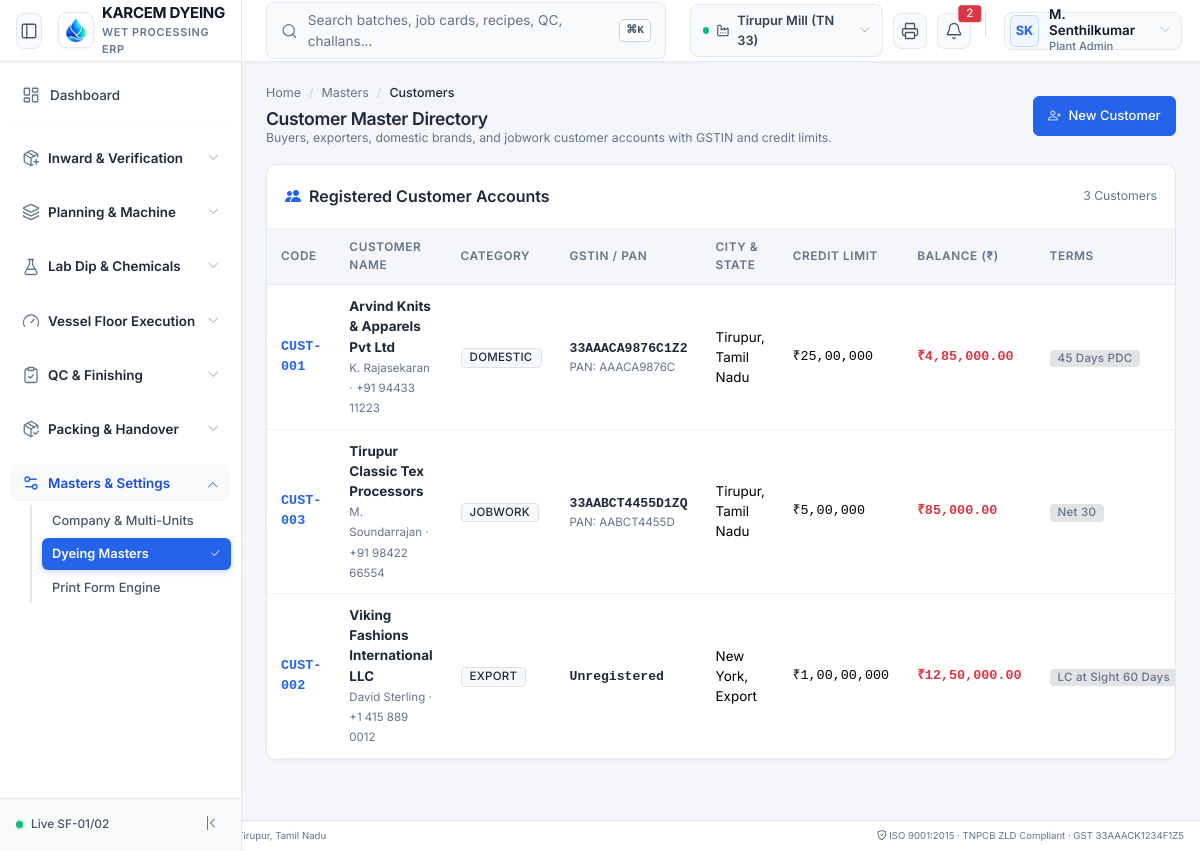
The page /modules/masters/views/customers.php on the database its author committed.
### tables this page shows
CREATE TABLE IF NOT EXISTS customers (
    id BIGINT UNSIGNED AUTO_INCREMENT PRIMARY KEY,
    company_id BIGINT UNSIGNED NOT NULL,
    code VARCHAR(32) NOT NULL,
    name VARCHAR(150) NOT NULL,
    category ENUM('export', 'domestic', 'jobwork') NOT NULL DEFAULT 'domestic',
    gstin VARCHAR(15) NULL,
    pan VARCHAR(10) NULL,
    contact_person VARCHAR(100) NULL,
    phone VARCHAR(30) NULL,
    email VARCHAR(100) NULL,
    billing_address TEXT NOT NULL,
    shipping_address TEXT NULL,
    city VARCHAR(100) NOT NULL,
    state VARCHAR(100) NOT NULL DEFAULT 'Tamil Nadu',
    state_code VARCHAR(2) NOT NULL DEFAULT '33',
    pincode VARCHAR(10) NOT NULL,
    currency VARCHAR(3) NOT NULL DEFAULT 'INR',
    credit_limit DECIMAL(18,2) NOT NULL DEFAULT 0.00,
    credit_days INT NOT NULL DEFAULT 30,
    current_balance DECIMAL(18,2) NOT NULL DEFAULT 0.00,
    payment_terms VARCHAR(100) DEFAULT 'Net 30',
    status ENUM('active', 'inactive', 'on_hold') NOT NULL DEFAULT 'active',
    created_at DATETIME NOT NULL DEFAULT CURRENT_TIMESTAMP,
    INDEX (company_id),
    INDEX (code)
);

### core/Support/Url.php (called while the page is built, shortened)
<?php
class Url {
    private static ?string $base = null;
    public static function base(): string {
        if (self::$base !== null) {
            return self::$base;
        }
        $appUrl = Env::get('APP_URL');
        if (!empty($appUrl)) {
            $parsed = parse_url($appUrl, PHP_URL_PATH);
            self::$base = rtrim($parsed ?: '', '/');
            return self::$base;
        }
        $script = $_SERVER['SCRIPT_NAME'] ?? '';
        $dir = dirname($script);
        self::$base = ($dir === '/' || $dir === '\\') ? '' : rtrim(str_replace('\\', '/', $dir), '/');
        return self::$base;
    }
    public static function to(string $path = ''): string {
        $base = self::base();
        $path = '/' . ltrim($path, '/');
        if ($base !== '' && ($path === $base || str_starts_with($path, $base . '/'))) {
            return $path;
        }
        return $base . $path;
    }
}

### core/Support/Env.php (called while the page is built, shortened)
<?php
class Env {
    private static ?array $data = null;
    public static function load(string $filePath): void {
        if (!file_exists($filePath)) {
            return;
        }
        self::$data = [];
    }
    public static function get(string $key, mixed $default = null): mixed {
        return self::$data[$key] ?? getenv($key) ?? $default;
    }
}

### config/database.php (called while the page is built, shortened)
<?php
require_once __DIR__ . '/../core/Support/Env.php';
return [
    'driver'    => 'mysql',
    'host'      => Env::get('DB_HOST', '127.0.0.1'),
    'port'      => (int)Env::get('DB_PORT', 3306),
    'database'  => Env::get('DB_DATABASE', 'textile_erp'),
    'username'  => Env::get('DB_USERNAME', 'root'),
    'password'  => Env::get('DB_PASSWORD', ''),
    'charset'   => 'utf8mb4',
    'collation' => 'utf8mb4_unicode_ci',
    'options'   => [
        PDO::ATTR_ERRMODE            => PDO::ERRMODE_EXCEPTION,
        PDO::ATTR_DEFAULT_FETCH_MODE => PDO::FETCH_ASSOC,
        PDO::ATTR_EMULATE_PREPARES   => false,
    ]
];

### core/Database/Database.php (called while the page is built, shortened)
<?php
class Database {
    private static ?PDO $pdo = null;
    public static function getConnection(): PDO {
        if (self::$pdo === null) {
            $config = require dirname(__DIR__, 2) . '/config/database.php';
            $dsn = "mysql:host={$config['host']};port={$config['port']};dbname={$config['database']};charset={$config['charset']}";
            try {
                self::$pdo = new PDO($dsn, $config['username'], $config['password'], $config['options']);
            } catch (Exception $e) {
                throw new Exception("Database Connection Failed: " . $e->getMessage());
            }
        }
        return self::$pdo;
    }
    public static function fetchAll(string $sql, array $params = []): array {
        $stmt = self::getConnection()->prepare($sql);
        $stmt->execute($params);
        return $stmt->fetchAll();
    }
}

### core/Support/NumberToWords.php (called while the page is built, shortened)
<?php
class NumberToWords {
    public static function formatIndian(float $amount, int $decimals = 2): string {
        $neg = $amount < 0 ? '-' : '';
        $amount = abs($amount);
        $parts = explode('.', number_format($amount, $decimals, '.', ''));
        $whole = $parts[0];
        $dec = isset($parts[1]) ? '.' . $parts[1] : '';
        $last3 = substr($whole, -3);
        $rest = substr($whole, 0, -3);
        $restFormatted = preg_replace("/\B(?=(\d{2})+(?!\d))/", ",", $rest);
        return $neg . $restFormatted . ',' . $last3 . $dec;
    }
}

### modules/masters/views/customers.php (the view, shortened to what this page needs)
<?php
require_once dirname(__DIR__, 3) . '/includes/header.php';
require_once dirname(__DIR__, 3) . '/includes/sidebar.php';
$customers = Database::fetchAll("SELECT * FROM customers ORDER BY name ASC");
?>
<main class="cz-main">
  <div class="cz-content p-4">
    <div class="d-flex flex-wrap justify-content-between align-items-center mb-3 gap-2">
      <div>
        <nav aria-label="breadcrumb">
          <ol class="breadcrumb mb-1 small">
            <li class="breadcrumb-item"><a href="<?= Url::to('/dashboard') ?>">Home</a></li>
            <li class="breadcrumb-item"><a href="<?= Url::to('/masters') ?>">Masters</a></li>
            <li class="breadcrumb-item active">Customers</li>
          </ol>
        </nav>
        <h1 class="h4 fw-bold text-dark mb-0">Customer Master Directory</h1>
        <p class="text-secondary small mb-0">Buyers, exporters, domestic brands, and jobwork customer accounts with GSTIN and credit limits.</p>
      </div>
      <div class="d-flex gap-2">
        <button class="btn btn-dark" data-bs-toggle="modal" data-bs-target="#newCustomerModal">
          <i class="bi bi-person-plus me-1"></i> New Customer
        </button>
      </div>
    </div>
    <section class="cz-panel">
      <div class="cz-panel-head d-flex justify-content-between align-items-center">
        <h2 class="h6 fw-bold mb-0 text-dark"><i class="bi bi-people-fill text-primary me-2"></i>Registered Customer Accounts</h2>
        <span class="small text-secondary"><?= count($customers) ?> Customers</span>
      </div>
      <div class="table-responsive">
        <table class="table table-hover align-middle mb-0">
          <thead class="table-light small">
            <tr>
              <th>Code</th>
              <th>Customer Name</th>
              <th>Category</th>
              <th>GSTIN / PAN</th>
              <th>City & State</th>
              <th>Credit Limit</th>
              <th>Balance (₹)</th>
              <th>Terms</th>
            </tr>
          </thead>
          <tbody class="small">
            <?php foreach ($customers as $c): ?>
              <tr>
                <td class="fw-bold text-primary font-monospace"><?= htmlspecialchars($c['code']) ?></td>
                <td>
                  <div class="fw-bold text-dark"><?= htmlspecialchars($c['name']) ?></div>
                  <span class="text-muted" style="font-size: 0.72rem;"><?= htmlspecialchars($c['contact_person'] ?? '') ?> · <?= htmlspecialchars($c['phone'] ?? '') ?></span>
                </td>
                <td><span class="badge bg-light text-dark border text-uppercase"><?= htmlspecialchars($c['category']) ?></span></td>
                <td>
                  <span class="font-monospace fw-semibold text-dark"><?= htmlspecialchars($c['gstin'] ?? 'Unregistered') ?></span>
                  <?php if (!empty($c['pan'])): ?>
                    <span class="text-muted d-block" style="font-size: 0.72rem;">PAN: <?= htmlspecialchars($c['pan']) ?></span>
                  <?php endif; ?>
                </td>
                <td><?= htmlspecialchars($c['city']) ?>, <?= htmlspecialchars($c['state']) ?></td>
                <td class="font-monospace">₹<?= NumberToWords::formatIndian($c['credit_limit'], 0) ?></td>
                <td class="fw-bold font-monospace text-<?= $c['current_balance'] > 0 ? 'danger' : 'success' ?>">
                  ₹<?= NumberToWords::formatIndian($c['current_balance'], 2) ?>
                </td>
                <td><span class="badge bg-secondary-subtle text-secondary"><?= htmlspecialchars($c['payment_terms'] ?? 'Net 30') ?></span></td>
              </tr>
            <?php endforeach; ?>
          </tbody>
        </table>
      </div>
    </section>
  </div>
</main>
<?php
require_once dirname(__DIR__, 3) . '/includes/footer.php';

### assets/css/my-page-ui.css (style rules this page uses)
:root { --primary-blue: #0d6efd; --primary-soft: #e7f1ff; --success-green: #198754; --success-soft: #e8f5e9; --warning-yellow: #ffc107; --warning-soft: #fff9e6; --danger-red: #dc3545; --danger-soft: #ffebee; --gray-soft: #f8f9fa; --text-main: #212529; --text-muted: #6c757d; }

### rows shown on the page
customers: code "CUST-001", name "Arvind Knits & Apparels Pvt Ltd", contact_person "K. Rajasekaran", phone "+91 94433 11223", category "DOMESTIC", gstin "33AAACA9876C1Z2", pan "AAACA9876C", city "Tirupur", state "Tamil Nadu", credit_limit "25,00,000", current_balance "4,85,000.00", payment_terms "45 Days PDC"
customers: code "CUST-003", name "Tirupur Classic Tex Processors", contact_person "M. Soundarrajan", phone "+91 98422 66554", category "JOBWORK", gstin "33AABCT4455D1ZQ", pan "AABCT4455D", city "Tirupur", state "Tamil Nadu", credit_limit "5,00,000", current_balance "85,000.00", payment_terms "Net 30"
customers: code "CUST-002", name "Viking Fashions International LLC", contact_person "David Sterling", phone "+1 415 889 0012", category "EXPORT", gstin "Unregistered", city "New York", state "Export", credit_limit "1,00,00,000", current_balance "12,50,000.00", payment_terms "LC at Sight 60 Days"

### other values the page prints
$_SESSION['active_branch_name'] "Tirupur Mill (TN 33)"
$currentUser['initials'] "SK"
$currentUser['full_name'] "M. Senthilkumar"
$grp['title'] "Inward & Verification"
$grp['title'] "Planning & Machine"
$grp['title'] "Lab Dip & Chemicals"
$grp['title'] "Vessel Floor Execution"
$grp['title'] "QC & Finishing"
$grp['title'] "Packing & Handover"
$grp['title'] "Masters & Settings"
$item['label'] "Company & Multi-Units"
$item['label'] "Dyeing Masters"
$item['label'] "Print Form Engine"
count($customers) "3"
